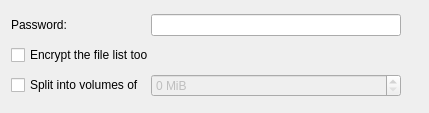
<?xml version="1.0" encoding="UTF-8"?>
<ui version="4.0">
 <class>CreateArchiveExtraWidget</class>
 <widget class="QWidget" name="CreateArchiveExtraWidget">
  <property name="geometry">
   <rect>
    <x>0</x>
    <y>0</y>
    <width>429</width>
    <height>113</height>
   </rect>
  </property>
  <property name="sizePolicy">
   <sizepolicy hsizetype="Preferred" vsizetype="Minimum">
    <horstretch>0</horstretch>
    <verstretch>0</verstretch>
   </sizepolicy>
  </property>
  <layout class="QGridLayout" name="gridLayout" columnstretch="0,0,1">
   <item row="2" column="1">
    <widget class="QSpinBox" name="volumeSize">
     <property name="enabled">
      <bool>false</bool>
     </property>
     <property name="suffix">
      <string> MiB</string>
     </property>
     <property name="maximum">
      <number>1000</number>
     </property>
    </widget>
   </item>
   <item row="2" column="0">
    <widget class="QCheckBox" name="splitVolumes">
     <property name="text">
      <string>Split into volumes of</string>
     </property>
    </widget>
   </item>
   <item row="0" column="0">
    <widget class="QLabel" name="label">
     <property name="text">
      <string>Password:</string>
     </property>
    </widget>
   </item>
   <item row="1" column="0" colspan="2">
    <widget class="QCheckBox" name="encryptFileList">
     <property name="text">
      <string>Encrypt the file list too</string>
     </property>
    </widget>
   </item>
   <item row="0" column="1">
    <widget class="QLineEdit" name="password">
     <property name="sizePolicy">
      <sizepolicy hsizetype="Preferred" vsizetype="Fixed">
       <horstretch>0</horstretch>
       <verstretch>0</verstretch>
      </sizepolicy>
     </property>
     <property name="minimumSize">
      <size>
       <width>250</width>
       <height>0</height>
      </size>
     </property>
     <property name="echoMode">
      <enum>QLineEdit::Password</enum>
     </property>
    </widget>
   </item>
   <item row="0" column="2">
    <spacer name="horizontalSpacer">
     <property name="orientation">
      <enum>Qt::Horizontal</enum>
     </property>
     <property name="sizeHint" stdset="0">
      <size>
       <width>0</width>
       <height>20</height>
      </size>
     </property>
    </spacer>
   </item>
  </layout>
 </widget>
 <resources/>
 <connections>
  <connection>
   <sender>splitVolumes</sender>
   <signal>toggled(bool)</signal>
   <receiver>volumeSize</receiver>
   <slot>setEnabled(bool)</slot>
   <hints>
    <hint type="sourcelabel">
     <x>82</x>
     <y>84</y>
    </hint>
    <hint type="destinationlabel">
     <x>231</x>
     <y>100</y>
    </hint>
   </hints>
  </connection>
 </connections>
</ui>
